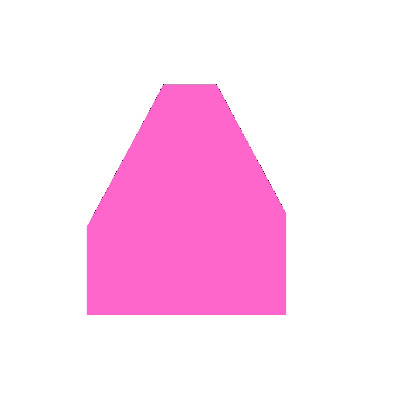
#> input picture Trapezium.jpg, 403 x 407 px
$ python main.py   (older library calls are emulated)
#> lines starting #> are read from the running program, lines starting #| are printed output that depends on the picture; after the words box and inside, x2 and y2 are one past the last pixel; in counts of white or black regions, pixels touching at a corner belong together
#> further down, image is the input picture: shape (407, 403, 3); mean B, G, R 243.5, 221.3, 254.6
### snake.py
import numpy as np
import cv2
import math


class Snake:
    """ A class for active contour using Snakes """
    width = -1          # The image width.
    height = -1         # The image height.
    points = None       # The list of points of the snake.
    n_starting_points = 50       # The number of starting points of the snake.
    snake_length = 0    # The length of the snake (euclidean distances).
    closed = True       # Indicates if the snake is closed or open.
    alpha = 0.5         # The weight of the uniform energy.
    beta = 0.5          # The weight of the curvture energy.
    image = None        # The source image.
    gray = None         # The image in grayscale.
    binary = None       # The image in binary (threshold method).
    gradientX = None    # The gradient (sobel) of the image relative to x.
    gradientY = None    # The gradient (sobel) of the image relative to y.
    blur = None
    MinD = 5    # The minimum distance between two points to consider them overlaped
    MaxD = 50    # The maximum distance to insert another point into the spline
    sks = 7              # The size of the search kernel.

    def __init__( self, image = None, closed = True ):

        # Sets the image and it's properties
#> called with closed = True
        self.image = image

        # Image properties
        self.width = image.shape[1]
#> self.width = 403
        self.height = image.shape[0]
#> self.height = 407

        # Image variations used by the snake
        self.gray = cv2.cvtColor( self.image, cv2.COLOR_RGB2GRAY )
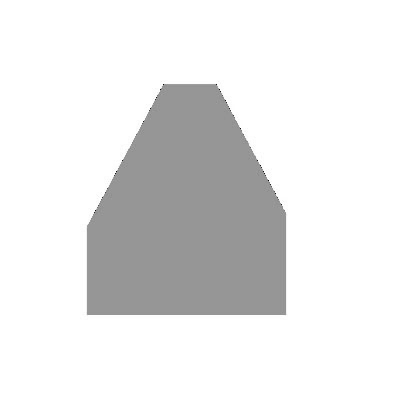
#> self.gray: shape (407, 403); min 9, max 255, mean 231.8
        self.binary = cv2.adaptiveThreshold( self.gray, 255, cv2.ADAPTIVE_THRESH_GAUSSIAN_C, cv2.THRESH_BINARY, 11, 2 )
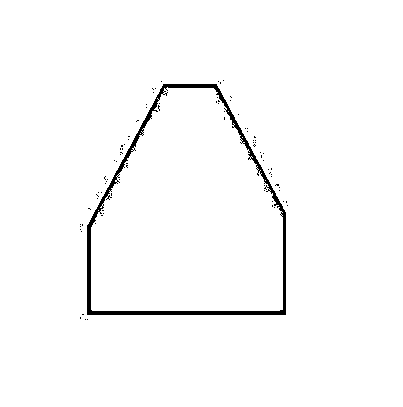
#> self.binary: shape (407, 403); 98.1% white; 87 black regions (86 under 20 px), largest, box (x1, y1, x2, y2) and area: (87, 84, 286, 315) 2896
        self.gradientX = cv2.Sobel( self.gray, cv2.CV_64F, 1, 0, ksize=5 )
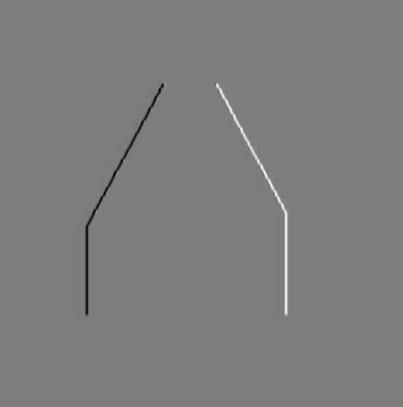
#> self.gradientX: shape (407, 403) float64; min -5782, max 5978, mean 0; drawn with min black and max white
        self.gradientY = cv2.Sobel( self.gray, cv2.CV_64F, 0, 1, ksize=5 )
        self.closed = closed

        half_width = math.floor( self.width / 2 )
#> half_width = 201
        half_height = math.floor( self.height / 2 )
#> half_height = 203

        if self.closed: #guess will be a circle
            n = self.n_starting_points
            radius = half_width if half_width < half_height else half_height
#> radius = 201
            self.points = [ np.array([
                half_width + math.floor( math.cos( 2 * math.pi / n * x ) * radius ),
                half_height + math.floor( math.sin( 2 * math.pi / n * x ) * radius ) ])
                for x in range( 0, n )
            ]
        else:  #guess will be an horizontal line
            n = self.n_starting_points
            factor = math.floor( half_width / (self.n_starting_points-1) )
            self.points = [ np.array([ math.floor( half_width / 2 ) + x * factor, half_height ])
                for x in range( 0, n )
            ]


    def viz( self ):
        #current state of the snake.
        img = self.image.copy()

        # Drawing lines between points
        point_color = ( 0, 255, 255 )     # BGR RED
        line_color = ( 128, 0, 0 )      # BGR half blue
        thickness = 2                   # Thickness of the lines and circles

        # Draw a line between the current and the next point
        n_points = len( self.points )
#> n_points = 50
        for i in range( 0, n_points - 1 ):
            cv2.line( img, tuple( self.points[ i ] ), tuple( self.points[ i + 1 ] ), line_color, thickness )
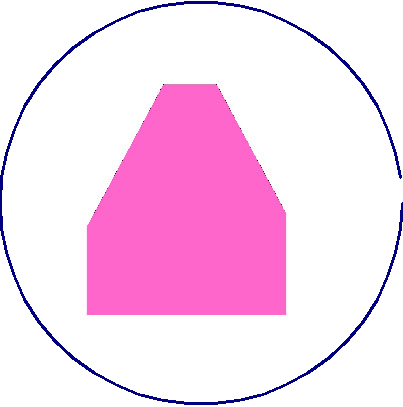
#> img: shape (407, 403, 3); 2.22% of pixels changed, all inside (x1, y1, x2, y2) = (0, 1, 403, 405)

        # 0 -> N (Closes the snake)
        if self.closed:
            cv2.line(img, tuple( self.points[ 0 ] ), tuple( self.points[ n_points-1 ] ), line_color, thickness )
#> img: shape (407, 403, 3); 0.04% of pixels changed, all inside (x1, y1, x2, y2) = (399, 178, 403, 203)

        # Drawing circles over points
        [ cv2.circle( img, tuple( x ), thickness, point_color, -1) for x in self.points ]
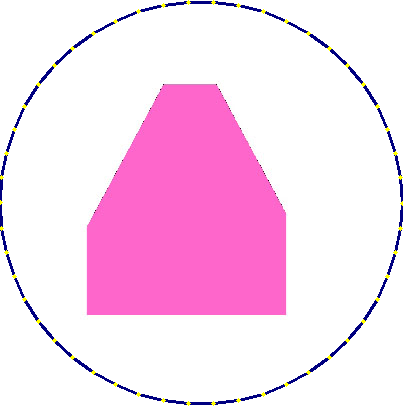
#> img: shape (407, 403, 3); mean B, G, R 240, 216.4, 249.7

        return img

    def dist( a, b ):
        #euclidean distance
        return np.sqrt( np.sum( ( a - b ) ** 2 ) )

    def normalize( kernel ):
        #Normalizes a kernel
        abs_sum = np.sum( [ abs( x ) for x in kernel ] )
        return kernel / abs_sum if abs_sum != 0 else kernel

    def get_length(self):
        n_points = len(self.points)
#> n_points = 50
        if not self.closed:
            n_points -= 1
        return np.sum( [ Snake.dist( self.points[i], self.points[ (i+1)%n_points  ] ) for i in range( 0, n_points ) ] )


    def uniform( self, p, prev ):
        #The uniform energy.
        avg_dist = self.snake_length / len( self.points )
        un = Snake.dist( prev, p )
        dun = abs( un - avg_dist )

        return dun**2


    def curvture( self, p, prev, next ):
        #The curvture energy

        ux = p[0] - prev[0]
        uy = p[1] - prev[1]
        un = math.sqrt( ux**2 + uy**2 )

        vx = p[0] - next[0]
        vy = p[1] - next[1]
        vn = math.sqrt( vx**2 + vy**2 )

        if un == 0 or vn == 0:
            return 0

        cx = float( vx + ux )  / ( un * vn )
        cy = float( vy + uy ) / ( un * vn )

        cn = cx**2 + cy**2

        return cn

    def rem_orl_pts( self ):
        #Remove overlaping points

        snake_size = len( self.points )

        for i in range( 0, snake_size ):
            for j in range( snake_size-1, i+1, -1 ):
                if i == j:
                    continue

                curr = self.points[ i ]
                end = self.points[ j ]

                dist = Snake.dist( curr, end )

                if dist < self.MinD:
                    remove_indexes = range( i+1, j ) if (i!=0 and j!=snake_size-1) else [j]
                    remove_size = len( remove_indexes )
                    non_remove_size = snake_size - remove_size
                    if non_remove_size > remove_size:
                        self.points = [ p for k,p in enumerate( self.points ) if k not in remove_indexes ]
                    else:
                        self.points = [ p for k,p in enumerate( self.points ) if k in remove_indexes ]
                    snake_size = len( self.points )
                    break

    def add_missing_points( self ):
        #Add points to the spline
        snake_size = len( self.points )
        for i in range( 0, snake_size ):
            prev = self.points[ ( i + snake_size-1 ) % snake_size ]
            curr = self.points[ i ]
            next = self.points[ (i+1) % snake_size ]
            next2 = self.points[ (i+2) % snake_size ]

            if Snake.dist( curr, next ) > self.MaxD:
                c0 = 0.125 / 6.0
                c1 = 2.875 / 6.0
                c2 = 2.875 / 6.0
                c3 = 0.125 / 6.0
                x = prev[0] * c3 + curr[0] * c2 + next[0] * c1 + next2[0] * c0
                y = prev[1] * c3 + curr[1] * c2 + next[1] * c1 + next2[1] * c0

                new_point = np.array( [ math.floor( 0.5 + x ), math.floor( 0.5 + y ) ] )

                self.points.insert( i+1, new_point )
                snake_size += 1

    def step( self ):
        #Perform a step in the active contour algorithm

        changed = False

        # Computes the length of the snake (used by uniform function)
        self.snake_length = self.get_length()
#> self.snake_length = 1261.8
        new_snake = self.points.copy()

        # Kernels
        sks = ( self.sks, self.sks )
        hks = math.floor( self.sks / 2 )
        e_uniform = np.zeros( sks )
        e_curvture = np.zeros( sks )

        for i in range( 0, len( self.points ) ):
            curr = self.points[ i ]
            prev = self.points[ ( i + len( self.points )-1 ) % len( self.points ) ]
            next = self.points[ ( i + 1 ) % len( self.points ) ]


            for dx in range( -hks, hks ):
                for dy in range( -hks, hks ):
                    p = np.array( [curr[0] + dx, curr[1] + dy] )

                    # Calculates the energy functions on p
                    e_uniform[ dx + hks ][ dy + hks ] = self.uniform( p, prev )
                    e_curvture[ dx + hks ][ dy + hks ] = self.curvture( p, prev, next )


            # Normalizes energies
            e_uniform = Snake.normalize( e_uniform )
            e_curvture = Snake.normalize( e_curvture )


            # The sum of all energies for each point

            e_sum = self.alpha * e_uniform \
                    + self.beta * e_curvture \
            # Searches for the point that minimizes the sum of energies e_sum
            emin = np.finfo(np.float64).max
            x,y = 0,0
            for dx in range( -hks, hks ):
                for dy in range( -hks, hks ):
                    if e_sum[ dx + hks ][ dy + hks ] < emin:
                        emin = e_sum[ dx + hks ][ dy + hks ]
                        x = curr[0] + dx
                        y = curr[1] + dy

            # Boundary check
            x = 1 if x < 1 else x
            x = self.width-2 if x >= self.width-1 else x
            y = 1 if y < 1 else y
            y = self.height-2 if y >= self.height-1 else y

            # Check for changes
            if curr[0] != x or curr[1] != y:
                changed = True

            new_snake[i] = np.array( [ x, y ] )

        self.points = new_snake
        self.rem_orl_pts()
        self.add_missing_points()

        return changed

### main.py
import cv2
import snake

# Process command line arguments
file_to_load = "Trapezium.jpg"
# Loads the desired image
image = cv2.imread( file_to_load, cv2.IMREAD_COLOR )
# Creates the snake
snake = snake.Snake( image, closed = True )
window_name = "Contouring"
# Core loop
while( True ):

    # Gets an image of the current state of the snake
    snakeImg = snake.viz()
    # Shows the image
    cv2.imshow( window_name, snakeImg )
    # Contouring snake step
    snake_changed = snake.step()
    # Stops looping when ESC pressed
    k = cv2.waitKey(33)
#> (key Esc is pressed here)
    if k == 27:
        break

cv2.destroyAllWindows()
